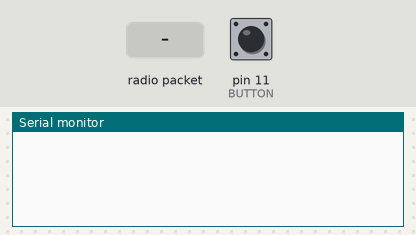
The sketch below on a simulated Arduino Uno, built with avr-gcc and run on an emulated ATmega328P. On the bench: the last lines printed to the serial monitor. The inputs (shaded band) are chosen by the test bench; at power-on: pin 11 (BUTTON) LOW. No radio packets arrive unless stated.

Above: at 1.3 s.
1.4 s: pin 11 (BUTTON) pulled HIGH for 0.15 s
At 2.5 s:
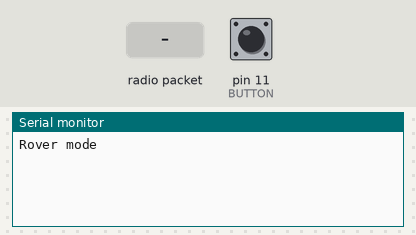
3.0 s: radio packet "1" arrives
At 3.7 s:
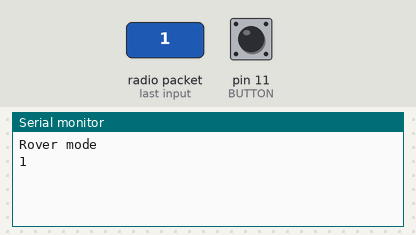
4.5 s: radio packet "0" arrives
At 4.8 s:
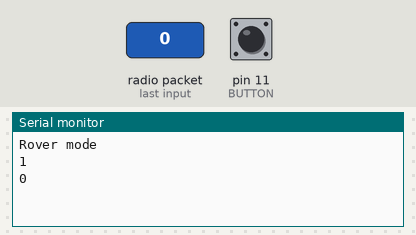

The sketch:

FeatherRecieverExample.ino
```cpp
/* The program for the Nano 33 Ble sense to take information from sensors and forward it to the feather where the feather
** will take that information and beam it over its builtin lora radio to feather2 (lets just call that feather2 to make this easier)
** feather2 will communicate to the ground station's program todisplay the data in a user friendly manner, and will display results
*/

#include <RH_RF95.h>

// LoRa settings
#define RFM95_CS 8
#define RFM95_RST 4
#define RFM95_INT 7
#define RFM95_FREQ 912.0
#define BUTTON 11

RH_RF95 rf95(RFM95_CS, RFM95_INT);
bool buttonPressed = false;

void setup() {
  Serial.begin(9600);
  while (!Serial) ; // Wait for serial port to be available
  /* The infinite while loop above not needed if you're not using rx/tx for sending
  ** the recieved radio data to your program or are using some other method to
  */
  pinMode(BUTTON, INPUT);
  pinMode(RFM95_RST, OUTPUT);
  digitalWrite(RFM95_RST, HIGH);
  delay(100);
  digitalWrite(RFM95_RST, LOW);
  delay(10);
  digitalWrite(RFM95_RST, HIGH);
  delay(10);
  if (!rf95.init()) {
    Serial.println("LoRa init failed. Check your connections.");
    while (1) ;
  }
  rf95.setFrequency(RFM95_FREQ);
  rf95.setTxPower(23, false);
 // Serial.println("LoRa Receiver Ready!");
}

void loop() {
  if(digitalRead(BUTTON) && !buttonPressed){
    Serial.println("Rover mode");
    rf95.send((uint8_t*)"Rover mode", 10);
    rf95.waitPacketSent();
    buttonPressed = true;
    delay(1000);
  }
  if(!digitalRead(BUTTON)){
    buttonPressed = false;
  }
  if (rf95.available()) {
    uint8_t buf[RH_RF95_MAX_MESSAGE_LEN];
    uint8_t len = sizeof(buf);
    if (rf95.recv(buf, &len)) {
     // Serial.print("Received: ");
      Serial.println((char*)buf);
    } else {
      Serial.println("LoRa receive failed");
    }
  }
}
```

Measured:
- after the input at 1.4 s, the serial monitor: prints a new line at once (image 1)
- after the input at 3.0 s, the serial monitor: prints a new line at once (image 2)
- after the input at 4.5 s, the serial monitor: prints a new line at once (image 3)
